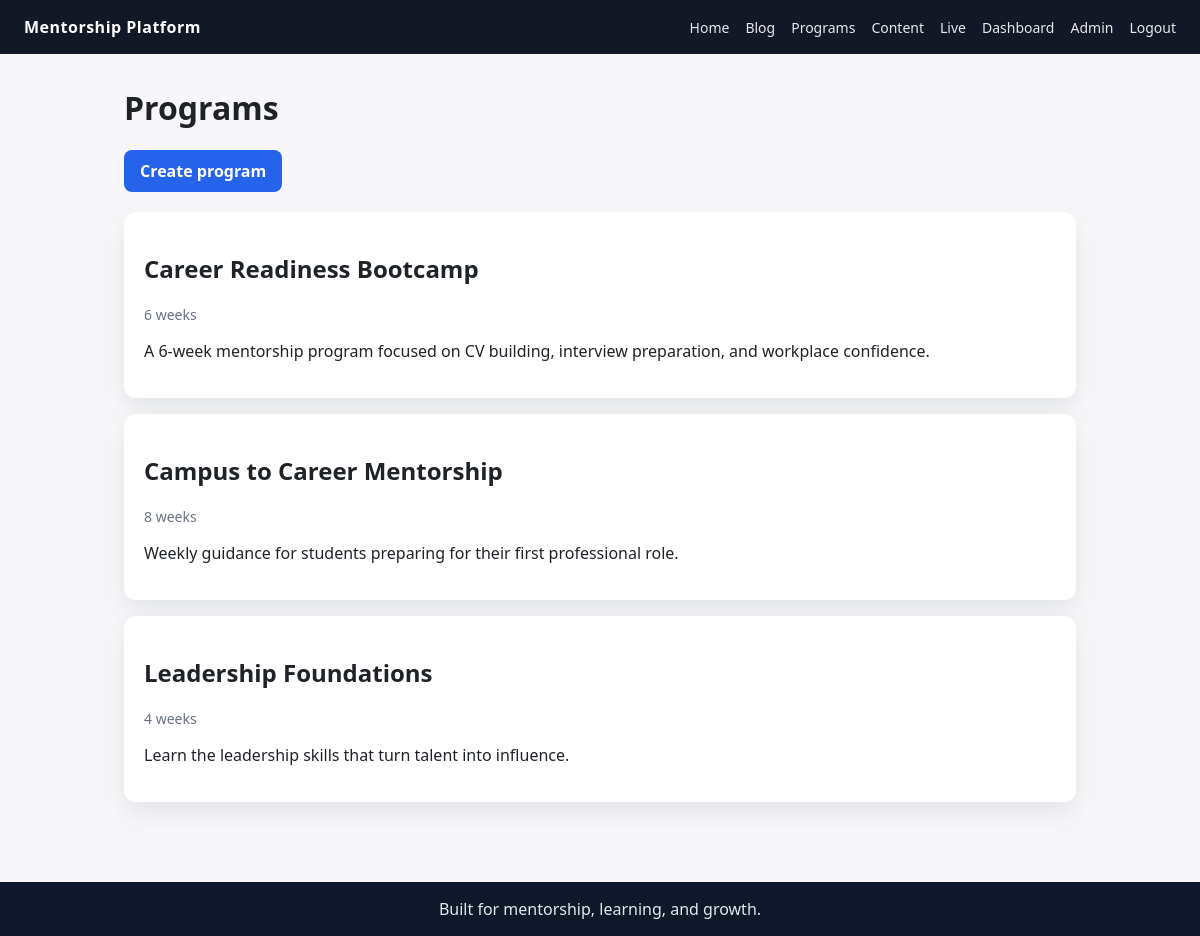
The app's page /admin/programs (signed in) with its own data.
### app/models.py (models this page shows)
class Program(db.Model):
    id = db.Column(db.Integer, primary_key=True)
    title = db.Column(db.String(150))
    description = db.Column(db.Text)
    duration = db.Column(db.String(50))

### app/admin.py (the view)
@admin.route("/programs")
@login_required
@admin_required
def programs():
    return render_template("admin/programs.html", programs=Program.query.all())

### app/models.py (called while the page is built)
@login_manager.user_loader
def load_user(user_id):
    return User.query.get(int(user_id))

### templates/admin/programs.html (shortened to what this page needs)
{% extends "base.html" %}
{% block content %}
<h1>Programs</h1>
<a class="button" href="{{ url_for('admin.create_program') }}">Create program</a>
{% if programs %}
  <div class="stack">
    {% for program in programs %}
      <div class="card">
        <h2>{{ program.title }}</h2>
        <p class="muted">{{ program.duration }}</p>
        <p>{{ program.description }}</p>
      </div>
    {% endfor %}
  </div>
{% else %}
  <p class="muted">No programs yet.</p>
{% endif %}
{% endblock %}

### static/style.css (style rules this page uses)
* { box-sizing: border-box; }
body { margin: 0; font-family: "Segoe UI", Tahoma, sans-serif; background: #f7f7f9; color: #1f2328; }
a { color: inherit; text-decoration: none; }
.button { background: #2563eb; color: #fff; padding: 10px 16px; border-radius: 8px; border: none; cursor: pointer; display: inline-block; font-weight: 600; }
.stack { display: grid; gap: 16px; margin-top: 20px; }
.card { background: #fff; padding: 20px; border-radius: 12px; box-shadow: 0 12px 24px rgba(15, 23, 42, 0.08); }
.muted { color: #6b7280; font-size: 14px; }

### records on screen
Program: title "Career Readiness Bootcamp", duration "6 weeks", description "A 6-week mentorship program focused on CV building, interview preparation, and workplace confidence."
Program: title "Campus to Career Mentorship", duration "8 weeks", description "Weekly guidance for students preparing for their first professional role."
Program: title "Leadership Foundations", duration "4 weeks", description "Learn the leadership skills that turn talent into influence."
